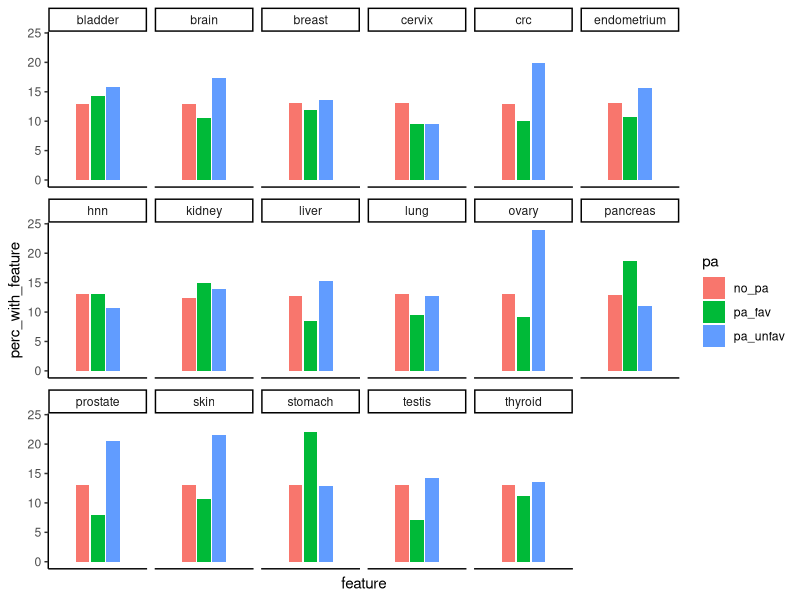

This chart was generated by the following R code:
library(tidyverse)

# load overview table of occurrence of STRs and IDRs in pathology atlas proteins
overall_summary_df <- read.table("../data_for_sub/str_idr_pathology_atlas_summary.tsv", header=TRUE, sep="\t")

# For each anatomical site, generate a bar graph of the percentage of STR containing
# proteins that do or do not correlate to patient survival
overall_summary_df %>% filter(feature == "str") %>% 
  ggplot(aes(x=feature, y=perc_with_feature, fill=pa)) +
  geom_bar(stat="identity", position = position_dodge(width=0.55), width = 0.5) +
  theme_classic() +
  theme(axis.text.x = element_blank(), 
        axis.ticks.x = element_blank()) +
  facet_wrap(~site, ncol = 6, scale = "free_x")
